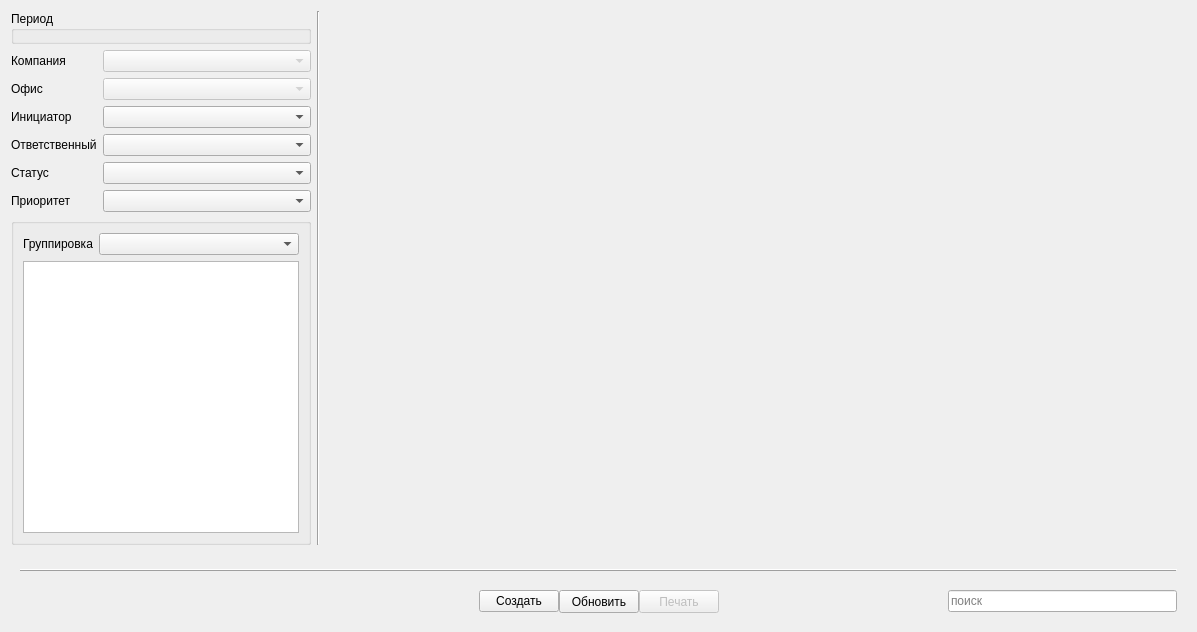
<?xml version="1.0" encoding="UTF-8"?>
<ui version="4.0">
 <class>tabPurchaseManager</class>
 <widget class="QWidget" name="tabPurchaseManager">
  <property name="geometry">
   <rect>
    <x>0</x>
    <y>0</y>
    <width>1197</width>
    <height>632</height>
   </rect>
  </property>
  <property name="windowTitle">
   <string>Form</string>
  </property>
  <layout class="QGridLayout" name="gridLayout_2" columnminimumwidth="300,0,0">
   <item row="0" column="0">
    <layout class="QFormLayout" name="formLayout_2">
     <item row="0" column="0" colspan="2">
      <widget class="QGroupBox" name="groupBox">
       <property name="title">
        <string>Период</string>
       </property>
       <layout class="QGridLayout" name="gridLayout_3">
        <property name="leftMargin">
         <number>5</number>
        </property>
        <property name="topMargin">
         <number>5</number>
        </property>
        <property name="rightMargin">
         <number>5</number>
        </property>
        <property name="bottomMargin">
         <number>5</number>
        </property>
        <item row="0" column="0">
         <widget class="SPeriodSelector" name="widgetPeriodSelector" native="true"/>
        </item>
       </layout>
      </widget>
     </item>
     <item row="1" column="0">
      <widget class="QLabel" name="labelCompany">
       <property name="text">
        <string>Компания</string>
       </property>
      </widget>
     </item>
     <item row="1" column="1">
      <widget class="QComboBox" name="comboBoxCompany">
       <property name="enabled">
        <bool>false</bool>
       </property>
      </widget>
     </item>
     <item row="2" column="0">
      <widget class="QLabel" name="labelOffice">
       <property name="text">
        <string>Офис</string>
       </property>
      </widget>
     </item>
     <item row="2" column="1">
      <widget class="SComboBox" name="comboBoxOffice">
       <property name="enabled">
        <bool>false</bool>
       </property>
      </widget>
     </item>
     <item row="3" column="0">
      <widget class="QLabel" name="labelCreator">
       <property name="text">
        <string>Инициатор</string>
       </property>
      </widget>
     </item>
     <item row="3" column="1">
      <widget class="SComboBox" name="comboBoxCreator">
       <property name="enabled">
        <bool>true</bool>
       </property>
      </widget>
     </item>
     <item row="5" column="0">
      <widget class="QLabel" name="labelState">
       <property name="text">
        <string>Статус</string>
       </property>
      </widget>
     </item>
     <item row="5" column="1">
      <widget class="SComboBox" name="comboBoxState">
       <property name="enabled">
        <bool>true</bool>
       </property>
      </widget>
     </item>
     <item row="6" column="0">
      <widget class="QLabel" name="labelPriority">
       <property name="text">
        <string>Приоритет</string>
       </property>
      </widget>
     </item>
     <item row="6" column="1">
      <widget class="SComboBox" name="comboBoxPriority">
       <property name="enabled">
        <bool>true</bool>
       </property>
      </widget>
     </item>
     <item row="7" column="0" colspan="2">
      <widget class="QGroupBox" name="groupBoxGroups">
       <property name="sizePolicy">
        <sizepolicy hsizetype="Preferred" vsizetype="Expanding">
         <horstretch>0</horstretch>
         <verstretch>0</verstretch>
        </sizepolicy>
       </property>
       <property name="title">
        <string/>
       </property>
       <layout class="QGridLayout" name="gridLayout">
        <item row="0" column="0">
         <layout class="QFormLayout" name="formLayout">
          <item row="0" column="0">
           <widget class="QLabel" name="labelGrouping">
            <property name="text">
             <string>Группировка</string>
            </property>
           </widget>
          </item>
          <item row="0" column="1">
           <widget class="QComboBox" name="comboBoxGrouping">
            <property name="enabled">
             <bool>true</bool>
            </property>
           </widget>
          </item>
         </layout>
        </item>
        <item row="1" column="0">
         <widget class="STableViewSubgroups" name="tableViewSubgroups">
          <property name="sizePolicy">
           <sizepolicy hsizetype="Minimum" vsizetype="Expanding">
            <horstretch>0</horstretch>
            <verstretch>0</verstretch>
           </sizepolicy>
          </property>
          <property name="horizontalScrollBarPolicy">
           <enum>Qt::ScrollBarAlwaysOff</enum>
          </property>
          <property name="tabKeyNavigation">
           <bool>false</bool>
          </property>
          <property name="showDropIndicator" stdset="0">
           <bool>false</bool>
          </property>
          <property name="dragDropOverwriteMode">
           <bool>false</bool>
          </property>
          <property name="selectionBehavior">
           <enum>QAbstractItemView::SelectRows</enum>
          </property>
          <property name="textElideMode">
           <enum>Qt::ElideNone</enum>
          </property>
          <property name="verticalScrollMode">
           <enum>QAbstractItemView::ScrollPerPixel</enum>
          </property>
          <property name="showGrid">
           <bool>false</bool>
          </property>
          <property name="cornerButtonEnabled">
           <bool>false</bool>
          </property>
          <attribute name="horizontalHeaderMinimumSectionSize">
           <number>10</number>
          </attribute>
          <attribute name="horizontalHeaderHighlightSections">
           <bool>false</bool>
          </attribute>
          <attribute name="horizontalHeaderShowSortIndicator" stdset="0">
           <bool>true</bool>
          </attribute>
          <attribute name="verticalHeaderVisible">
           <bool>false</bool>
          </attribute>
          <attribute name="verticalHeaderHighlightSections">
           <bool>false</bool>
          </attribute>
         </widget>
        </item>
       </layout>
      </widget>
     </item>
     <item row="4" column="0">
      <widget class="QLabel" name="labelManager">
       <property name="text">
        <string>Ответственный</string>
       </property>
      </widget>
     </item>
     <item row="4" column="1">
      <widget class="SComboBox" name="comboBoxManager">
       <property name="enabled">
        <bool>true</bool>
       </property>
      </widget>
     </item>
    </layout>
   </item>
   <item row="0" column="1">
    <widget class="Line" name="line">
     <property name="orientation">
      <enum>Qt::Vertical</enum>
     </property>
    </widget>
   </item>
   <item row="0" column="2">
    <layout class="QVBoxLayout" name="verticalLayout">
     <item>
      <widget class="SPartsRequests" name="widgetPartsRequests" native="true">
       <property name="sizePolicy">
        <sizepolicy hsizetype="Expanding" vsizetype="Minimum">
         <horstretch>0</horstretch>
         <verstretch>0</verstretch>
        </sizepolicy>
       </property>
       <property name="minimumSize">
        <size>
         <width>0</width>
         <height>150</height>
        </size>
       </property>
      </widget>
     </item>
     <item>
      <widget class="SPartSuppliers" name="widgetPartSuppliers" native="true"/>
     </item>
    </layout>
   </item>
   <item row="1" column="0" colspan="3">
    <widget class="QWidget" name="botToolbar" native="true">
     <property name="sizePolicy">
      <sizepolicy hsizetype="Preferred" vsizetype="Minimum">
       <horstretch>0</horstretch>
       <verstretch>0</verstretch>
      </sizepolicy>
     </property>
     <property name="minimumSize">
      <size>
       <width>0</width>
       <height>70</height>
      </size>
     </property>
     <property name="contextMenuPolicy">
      <enum>Qt::NoContextMenu</enum>
     </property>
     <layout class="QGridLayout" name="gridLayout_5" rowstretch="0,0" rowminimumheight="0,23">
      <property name="sizeConstraint">
       <enum>QLayout::SetMaximumSize</enum>
      </property>
      <property name="verticalSpacing">
       <number>15</number>
      </property>
      <item row="0" column="0">
       <widget class="QFrame" name="frame">
        <property name="frameShape">
         <enum>QFrame::HLine</enum>
        </property>
        <property name="frameShadow">
         <enum>QFrame::Raised</enum>
        </property>
       </widget>
      </item>
      <item row="1" column="0">
       <layout class="QGridLayout" name="gridLayoutBot" columnstretch="0,0,0,0,0">
        <property name="sizeConstraint">
         <enum>QLayout::SetDefaultConstraint</enum>
        </property>
        <item row="0" column="2">
         <layout class="QGridLayout" name="CentralGridLayout">
          <property name="sizeConstraint">
           <enum>QLayout::SetDefaultConstraint</enum>
          </property>
          <item row="0" column="0">
           <widget class="QPushButton" name="pushButtonCreateNew">
            <property name="enabled">
             <bool>true</bool>
            </property>
            <property name="text">
             <string>Создать</string>
            </property>
           </widget>
          </item>
          <item row="0" column="1">
           <widget class="QPushButton" name="pushButtonRefresh">
            <property name="enabled">
             <bool>true</bool>
            </property>
            <property name="sizePolicy">
             <sizepolicy hsizetype="Minimum" vsizetype="Fixed">
              <horstretch>0</horstretch>
              <verstretch>0</verstretch>
             </sizepolicy>
            </property>
            <property name="minimumSize">
             <size>
              <width>0</width>
              <height>23</height>
             </size>
            </property>
            <property name="text">
             <string>Обновить</string>
            </property>
           </widget>
          </item>
          <item row="0" column="5">
           <widget class="QPushButton" name="pushButtonPrint">
            <property name="enabled">
             <bool>false</bool>
            </property>
            <property name="sizePolicy">
             <sizepolicy hsizetype="Minimum" vsizetype="Fixed">
              <horstretch>0</horstretch>
              <verstretch>0</verstretch>
             </sizepolicy>
            </property>
            <property name="minimumSize">
             <size>
              <width>0</width>
              <height>23</height>
             </size>
            </property>
            <property name="text">
             <string>Печать</string>
            </property>
           </widget>
          </item>
         </layout>
        </item>
        <item row="0" column="4">
         <layout class="QGridLayout" name="RightGridLayout">
          <property name="sizeConstraint">
           <enum>QLayout::SetDefaultConstraint</enum>
          </property>
          <item row="0" column="0">
           <widget class="QLineEdit" name="lineEditSearch">
            <property name="enabled">
             <bool>true</bool>
            </property>
            <property name="placeholderText">
             <string>поиск</string>
            </property>
            <property name="clearButtonEnabled">
             <bool>true</bool>
            </property>
           </widget>
          </item>
         </layout>
        </item>
        <item row="0" column="3">
         <spacer name="horizontalSpacerRight">
          <property name="orientation">
           <enum>Qt::Horizontal</enum>
          </property>
          <property name="sizeType">
           <enum>QSizePolicy::Expanding</enum>
          </property>
          <property name="sizeHint" stdset="0">
           <size>
            <width>70</width>
            <height>20</height>
           </size>
          </property>
         </spacer>
        </item>
        <item row="0" column="0">
         <layout class="QGridLayout" name="LeftGridLayout" columnstretch="0">
          <property name="sizeConstraint">
           <enum>QLayout::SetDefaultConstraint</enum>
          </property>
          <item row="0" column="0">
           <spacer name="horizontalSpacer">
            <property name="orientation">
             <enum>Qt::Horizontal</enum>
            </property>
            <property name="sizeHint" stdset="0">
             <size>
              <width>40</width>
              <height>20</height>
             </size>
            </property>
           </spacer>
          </item>
         </layout>
        </item>
        <item row="0" column="1">
         <spacer name="horizontalSpacerLeft">
          <property name="orientation">
           <enum>Qt::Horizontal</enum>
          </property>
          <property name="sizeType">
           <enum>QSizePolicy::MinimumExpanding</enum>
          </property>
          <property name="sizeHint" stdset="0">
           <size>
            <width>70</width>
            <height>20</height>
           </size>
          </property>
         </spacer>
        </item>
       </layout>
      </item>
     </layout>
    </widget>
   </item>
  </layout>
 </widget>
 <customwidgets>
  <customwidget>
   <class>SPartSuppliers</class>
   <extends>QWidget</extends>
   <header>modules/purchasemanager/ssupplierswidget.h</header>
   <container>1</container>
  </customwidget>
  <customwidget>
   <class>SComboBox</class>
   <extends>QComboBox</extends>
   <header location="global">widgets/scombobox.h</header>
  </customwidget>
  <customwidget>
   <class>SPeriodSelector</class>
   <extends>QWidget</extends>
   <header>widgets/speriodselector.h</header>
   <container>1</container>
  </customwidget>
  <customwidget>
   <class>SPartsRequests</class>
   <extends>QWidget</extends>
   <header>modules/purchasemanager/srequestswidget.h</header>
   <container>1</container>
  </customwidget>
  <customwidget>
   <class>STableViewSubgroups</class>
   <extends>QTableView</extends>
   <header>modules/purchasemanager/tabmanager.h</header>
  </customwidget>
 </customwidgets>
 <resources/>
 <connections/>
</ui>
